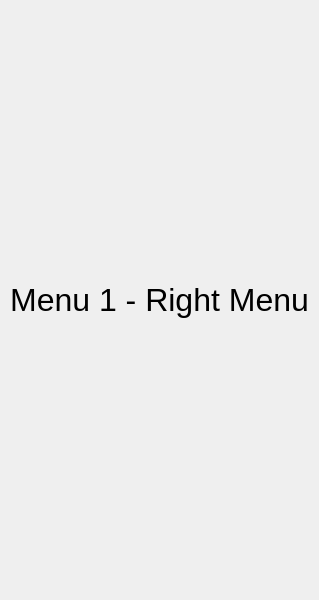
<?xml version="1.0" encoding="UTF-8"?>
<ui version="4.0">
 <class>RightColumn</class>
 <widget class="QWidget" name="RightColumn">
  <property name="geometry">
   <rect>
    <x>0</x>
    <y>0</y>
    <width>240</width>
    <height>600</height>
   </rect>
  </property>
  <property name="windowTitle">
   <string>Form</string>
  </property>
  <layout class="QVBoxLayout" name="main_pages_layout">
   <property name="spacing">
    <number>0</number>
   </property>
   <property name="leftMargin">
    <number>5</number>
   </property>
   <property name="topMargin">
    <number>5</number>
   </property>
   <property name="rightMargin">
    <number>5</number>
   </property>
   <property name="bottomMargin">
    <number>5</number>
   </property>
   <item>
    <widget class="QStackedWidget" name="menus">
     <property name="currentIndex">
      <number>0</number>
     </property>
     <widget class="QWidget" name="menu_1">
      <layout class="QVBoxLayout" name="verticalLayout">
       <property name="spacing">
        <number>5</number>
       </property>
       <property name="leftMargin">
        <number>5</number>
       </property>
       <property name="topMargin">
        <number>5</number>
       </property>
       <property name="rightMargin">
        <number>5</number>
       </property>
       <property name="bottomMargin">
        <number>5</number>
       </property>
       <item>
        <widget class="QLabel" name="label_1">
         <property name="font">
          <font>
           <pointsize>16</pointsize>
          </font>
         </property>
         <property name="styleSheet">
          <string notr="true">font-size: 24pt</string>
         </property>
         <property name="text">
          <string>Menu 1 - Right Menu</string>
         </property>
         <property name="alignment">
          <set>Qt::AlignCenter</set>
         </property>
        </widget>
       </item>
      </layout>
     </widget>
     <widget class="QWidget" name="menu_2">
      <layout class="QVBoxLayout" name="verticalLayout_2">
       <property name="spacing">
        <number>5</number>
       </property>
       <property name="leftMargin">
        <number>5</number>
       </property>
       <property name="topMargin">
        <number>5</number>
       </property>
       <property name="rightMargin">
        <number>5</number>
       </property>
       <property name="bottomMargin">
        <number>5</number>
       </property>
       <item>
        <widget class="QLabel" name="label_2">
         <property name="font">
          <font>
           <pointsize>16</pointsize>
          </font>
         </property>
         <property name="styleSheet">
          <string notr="true">font-size: 24pt</string>
         </property>
         <property name="text">
          <string>Menu 2 - Right Menu</string>
         </property>
         <property name="alignment">
          <set>Qt::AlignCenter</set>
         </property>
        </widget>
       </item>
      </layout>
     </widget>
    </widget>
   </item>
  </layout>
 </widget>
 <resources/>
 <connections/>
</ui>
